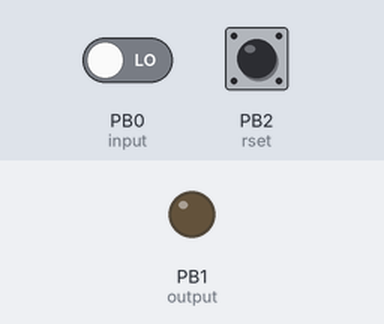
Recording of a sketch running on a simulated ATtiny85, built with avr-gcc and run on an emulated ATtiny85. Parts: output pins drawn as LEDs (lit = HIGH). The test bench sets the inputs (shaded band); at power-on: PB0 (input) LOW, PB2 (rset) LOW.

Above: at 1.2 s.
1.3 s: PB0 (input) driven HIGH
At 1.8 s:
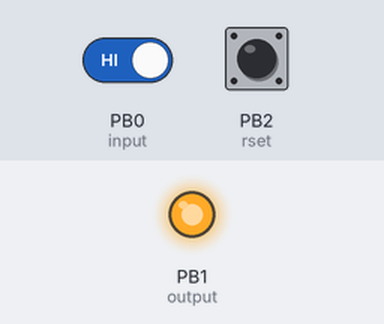
Timing chart, 0 to 4.3 s (numbered marks = the images above; inputs shaded):
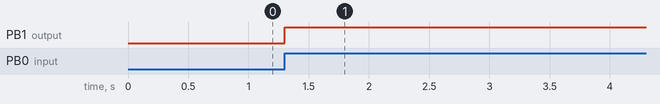

The sketch:

ready_latch.ino
```cpp
//digispark code to act as a latch for the TW ready line so that the hoast computer never misses it.
const int input = 0;
const int output = 1;
const int rset = 2;
void setup() {
  pinMode(input, INPUT);
  pinMode(output, OUTPUT);
  pinMode(rset, INPUT);

}
void loop() {
  if (digitalRead(input) == HIGH)
  {
    digitalWrite(output, HIGH);
  }
  if (digitalRead(rset) == HIGH and digitalRead(input) == LOW)
  {
    digitalWrite(output, LOW);
  }
}
```

Measured:
- after the input at 1.3 s, PB1 (output): LOW → HIGH at once
